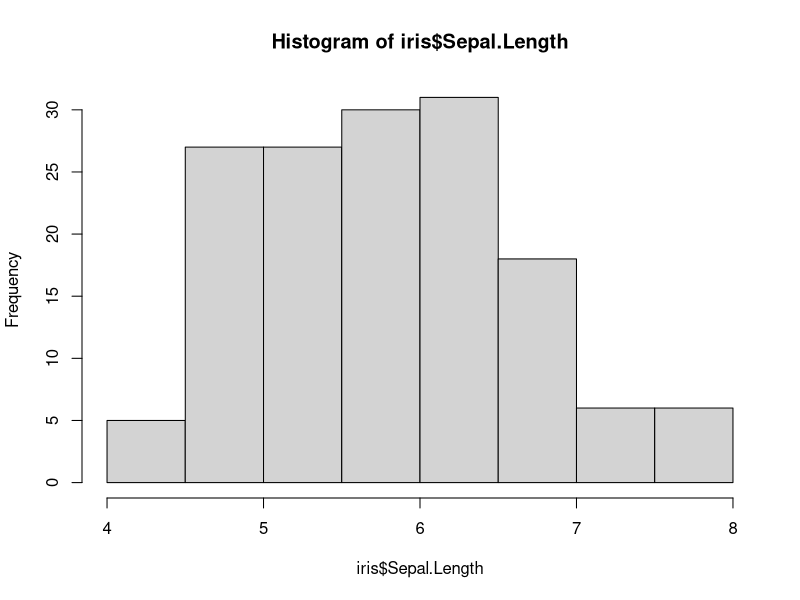
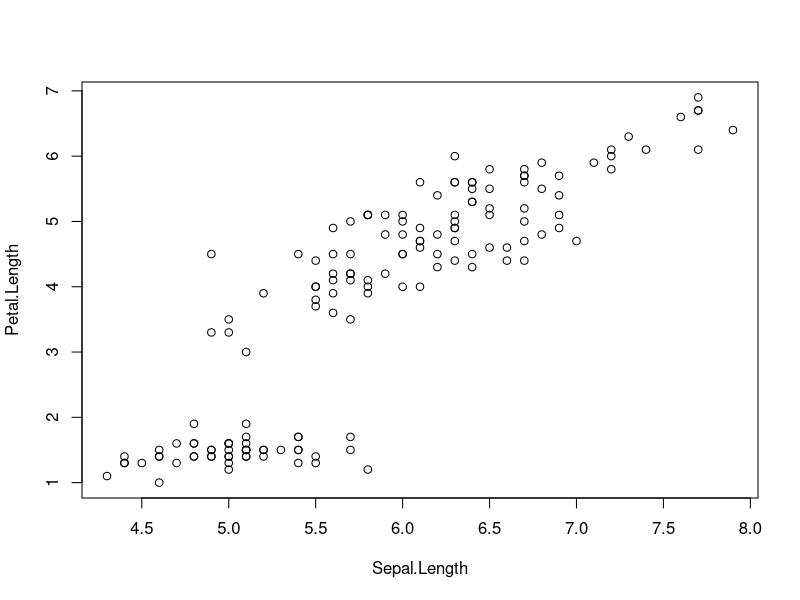
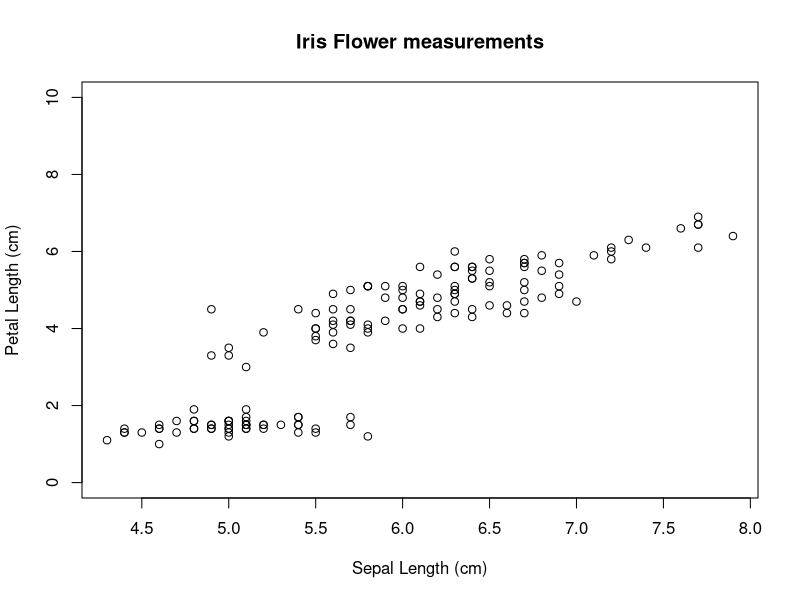
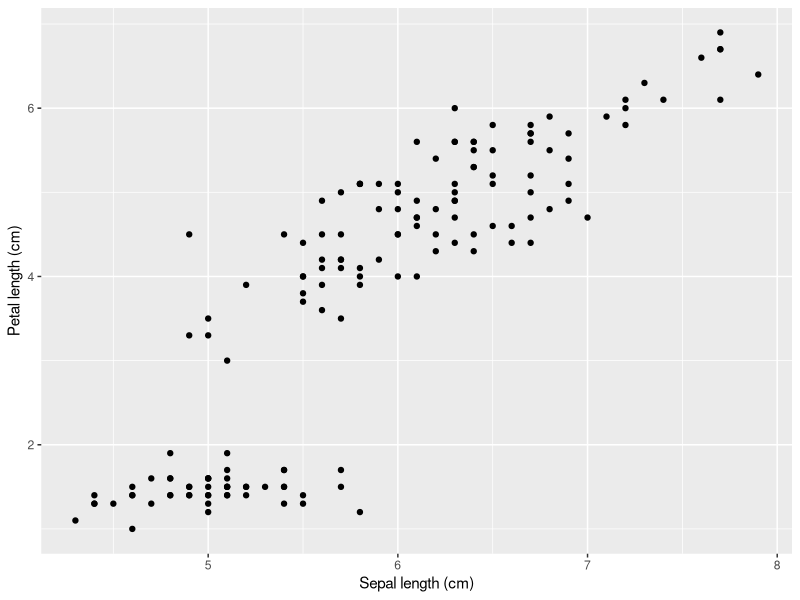
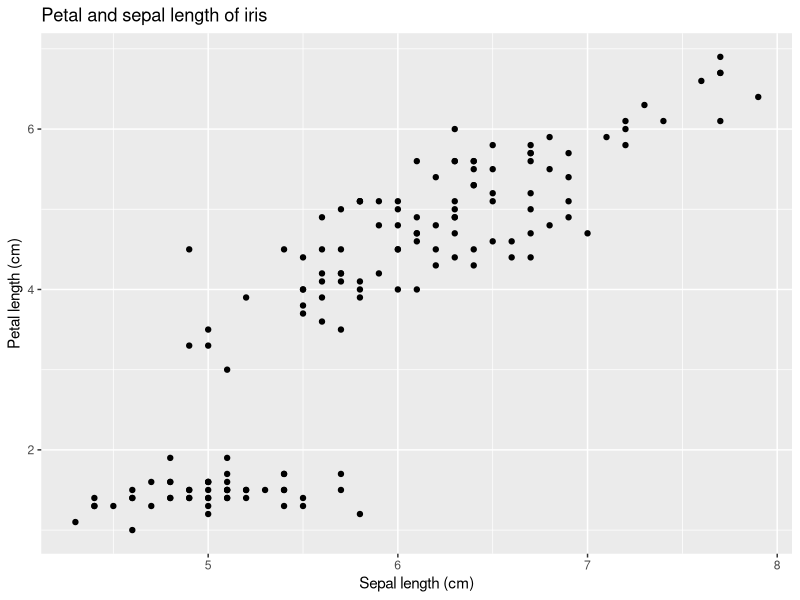
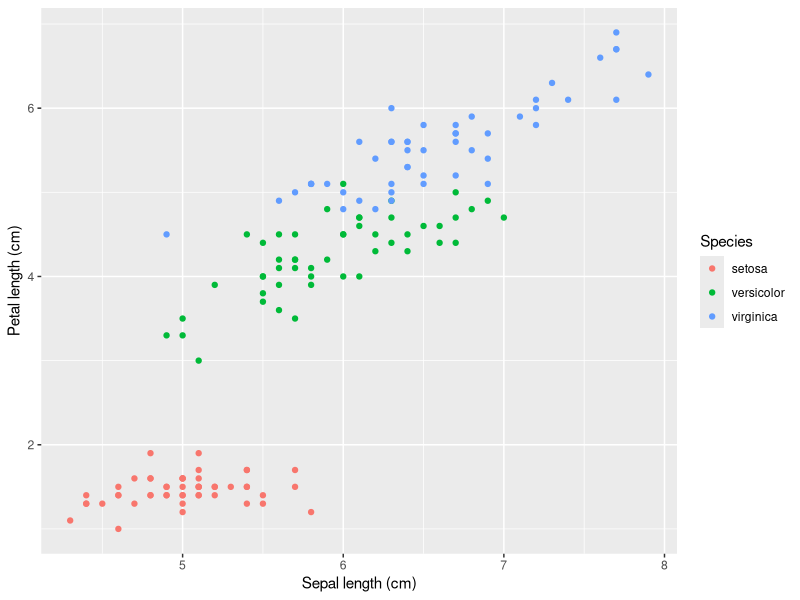
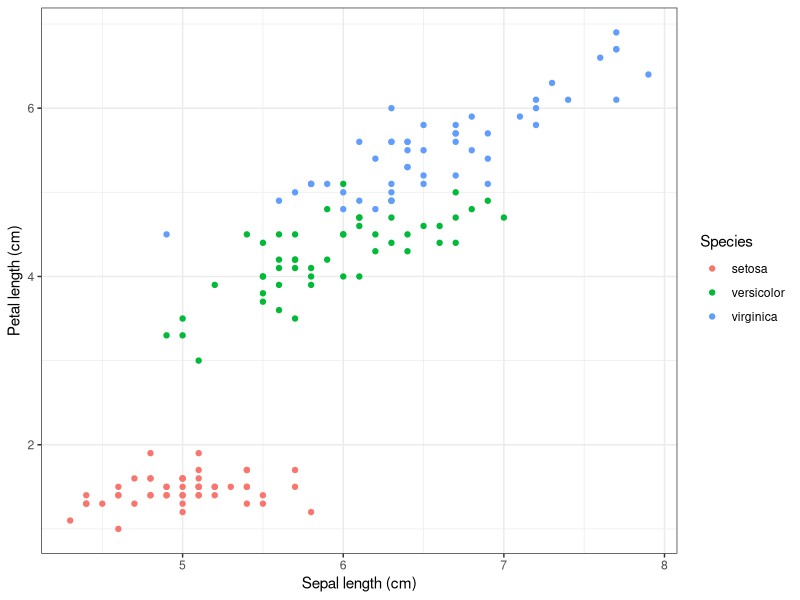
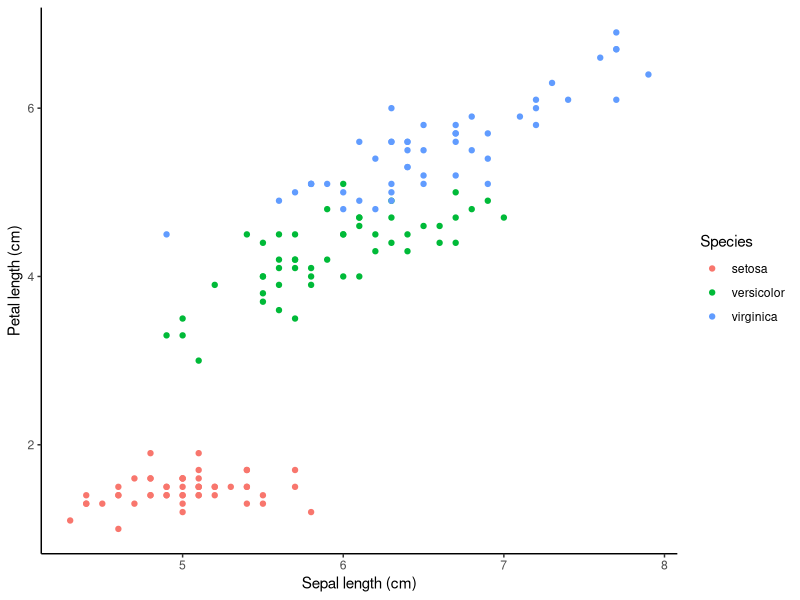

Reproduce these figures in R, in order.
## ---- chunk 1
knitr::opts_chunk$set(echo = TRUE)
## ---- chunk 2
data(iris)
str(iris)
## ---- chunk 3
 	hist(iris$Sepal.Length)
## ---- chunk 4
plot(Petal.Length ~ Sepal.Length, data = iris)

## ---- chunk 5
plot(Petal.Length ~ Sepal.Length, data = iris, xlab = "Sepal Length (cm)", ylab = "Petal Length (cm)", main = "Iris Flower measurements", ylim = c(0, 10))

## ---- chunk 6
library(ggplot2)
## ---- chunk 7

ggplot(iris, aes(Sepal.Length, Petal.Length)) +
  geom_point() +
  labs(y = "Petal length (cm)", x = "Sepal length (cm)")
## ---- chunk 8
ggplot(iris, aes(Sepal.Length, Petal.Length)) +
  geom_point() +
  labs(y = "Petal length (cm)", x = "Sepal length (cm)") +
   ggtitle("Petal and sepal length of iris")
## ---- chunk 9
ggplot(iris, aes(Sepal.Length, Petal.Length, colour = Species)) +
  geom_point() +
  labs(y = "Petal length (cm)", x = "Sepal length (cm)")
## ---- chunk 10
ggplot(iris, aes(Sepal.Length, Petal.Length, colour = Species)) +
  geom_point() +
  theme_bw() +
  labs(y = "Petal length (cm)", x = "Sepal length (cm)")
## ---- chunk 11
ggplot(iris, aes(Sepal.Length, Petal.Length, colour = Species)) +
  geom_point() +
  theme_classic() +
  labs(y = "Petal length (cm)", x = "Sepal length (cm)")
## ---- chunk 12
ggplot(iris, aes(Sepal.Length, Petal.Length, colour = Species)) +
  geom_point() +
  theme(axis.ticks = element_blank()) +
  labs(y = "Petal length (cm)", x = "Sepal length (cm)")

ggplot(iris, aes(Sepal.Length, Petal.Length, colour = Species)) +
  geom_point() +
  theme(panel.background = element_blank()) +
  labs(y = "Petal length (cm)", x = "Sepal length (cm)")
## ---- chunk 13
ggplot(iris, aes(Sepal.Length, Petal.Length, colour = Species)) +
  geom_point() +
  theme(panel.background = element_blank()) +
  theme(legend.position = "bottom", legend.text = element_text(size = 14),
  legend.title = element_text(size = 18, face = "bold" ), axis.title= element_text(size = 20))+
    labs(y = "Petal length (cm)", x = "Sepal length (cm)") 
  
## ---- chunk 14
ggplot(iris, aes(Sepal.Length, Petal.Length, shape = Species)) +
  geom_point(size = 2.5, alpha = 0.6) +
  theme(panel.background = element_blank()) +
  theme(legend.position = "bottom", legend.text = element_text(size = 14),
  legend.title = element_text(size = 18, face = "bold" ), axis.title= element_text(size = 20))+
    labs(y = "Petal length (cm)", x = "Sepal length (cm)") 
  
## ---- chunk 15
ggplot(iris, aes(Petal.Length, Sepal.Length)) +
  geom_point(color="red") 

## ---- chunk 16
ggplot(iris, aes(Petal.Length, Sepal.Length, colour = Sepal.Width)) +
  geom_point() + scale_colour_gradient(low = "black", high = "white")+
  theme_classic()


ggplot(iris, aes(Petal.Length, Sepal.Length, colour = Sepal.Width)) +
  geom_point() + scale_colour_gradient(low = "pink", high = "blue")

## ---- chunk 17
irispoint <- ggplot(data = iris, aes(x = Petal.Width, y = Petal.Length)) +
geom_point(aes(colour = Species), size = 5, alpha = 0.3) +
geom_line(stat="smooth", method = "lm", alpha = 0.3) +
geom_line(aes(group = Species, colour = Species), stat="smooth", method =
"lm", lwd = 0.5) +
theme_bw()

irispoint
## ---- chunk 18
ggplot(data = iris, aes(x = Sepal.Length, y = Sepal.Width, colour = Species)) +
geom_point( size = 5, alpha = 0.3) +
geom_line(stat="smooth", method = "lm", alpha = 2) +
  facet_wrap("Species")+
theme_bw()

## ---- chunk 19
ggplot(iris, aes(x = Species, y = Petal.Length)) +
    geom_boxplot() +
    theme_bw()

## ---- chunk 20
ggplot(data = iris, aes(x = Species, y = Petal.Length)) +
geom_violin(trim = F) + 
geom_jitter(col = "purple", size = 2, alpha = 0.2) +
stat_summary(fun.data = "mean_se", col = "green") +
theme_bw()
## ---- chunk 21
ggplot(data = iris, aes(x = Species, y = Petal.Length)) +
geom_violin(trim = F) + 
  
  geom_boxplot() +
  
geom_jitter(col = "purple", size = 2, alpha = 0.2) +
stat_summary(fun.data = "mean_se", col = "green") +
theme_bw() 
## ---- chunk 22
library(RColorBrewer)
## ---- chunk 23
print(irispoint + scale_colour_brewer(palette = "Dark2"))

print(irispoint + scale_colour_brewer(palette = "RdPu"))

